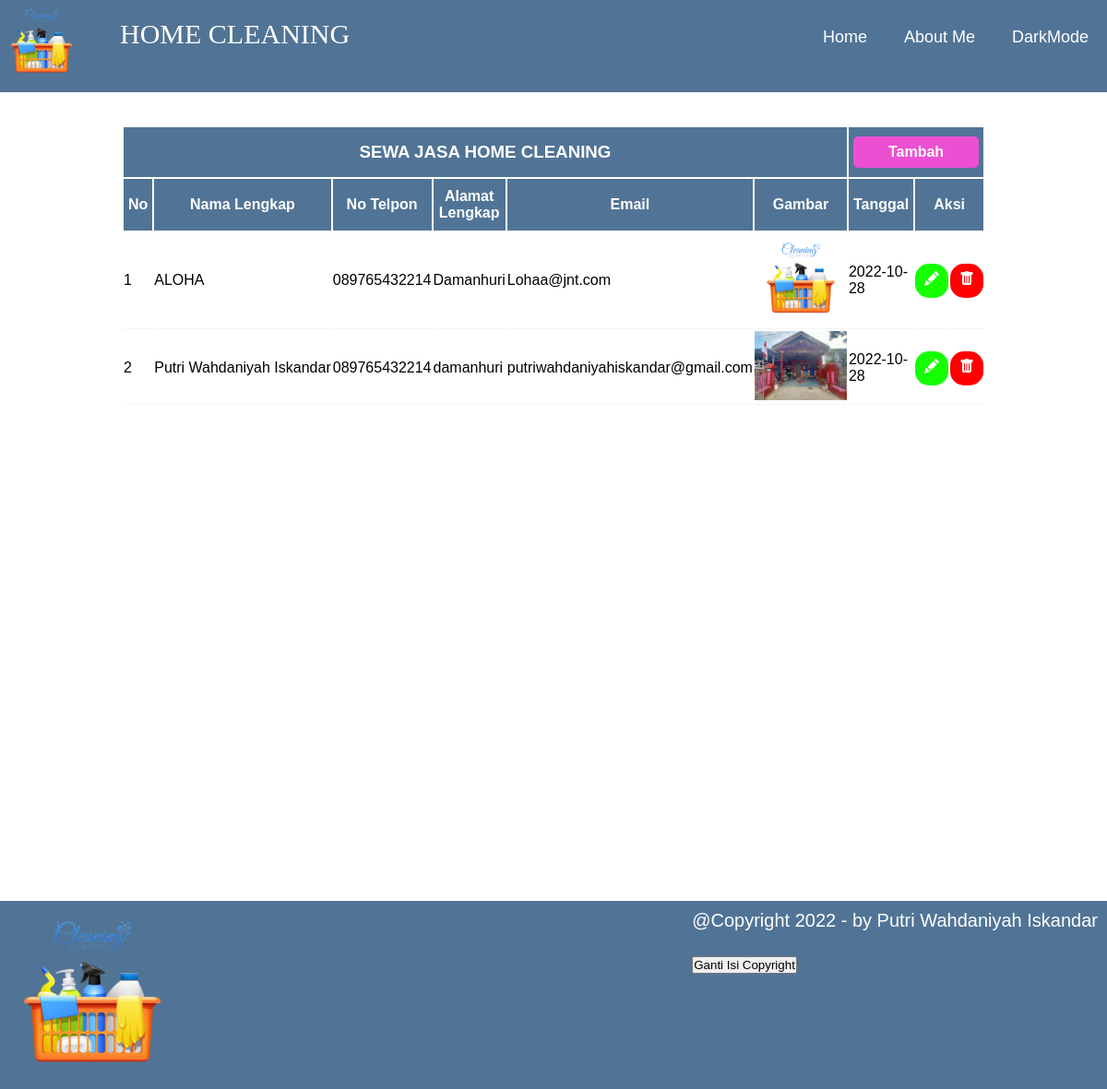
The page / on the database its author committed.
### tables this page shows
CREATE TABLE `cleaning` (
  `Id_gambar` int(64) NOT NULL,
  `id` int(64) NOT NULL,
  `nama_gambar` varchar(64) NOT NULL,
  `file` varchar(64) NOT NULL,
  `tanggal` date NOT NULL
);

CREATE TABLE `pendaftar` (
  `id` int(64) NOT NULL,
  `nama` varchar(64) NOT NULL,
  `telpon` varchar(64) NOT NULL,
  `alamat` varchar(64) NOT NULL,
  `email` varchar(64) NOT NULL
);

### index.php (the view, shortened to what this page needs)
<!DOCTYPE html>
<html lang="en">
<head>
    <link rel="stylesheet" href="style3.css">
</head>
<body>
<div class="header">
        <img src="images/logo.png" alt="" height="90%">
        <div class="header-logo">HOME CLEANING </div>
        <div class="header-list">
            <ul>
                <li class="Mode"> DarkMode</li>
                <li> <a href="About.php"
                    style="text-decoration:none;"> About Me</a></li>
                <li><a href="http://localhost/Posttest6/Posttest6.php"
                    style="text-decoration:none ;">Home</a></li>
            </ul>
        </div>
    </div>
    <div class="list-table center" style="overflow-x: auto;">
   <br><br>
        <table>
            <thead>
                <tr>
                    <th colspan="6" class="thead">
                        <h3 class="center">SEWA JASA HOME CLEANING</h3>
                    </th>
                    <th style="width: 20px;" colspan="3">
                        <a href="pendaftar.php" class="tambah">Tambah</a>
                    </th>
                </tr>
                <tr>
                    <th>No</th>
                    <th nowrap>Nama Lengkap</th>
                    <th>No Telpon</th>
                    <th>Alamat Lengkap</th>
                    <th>Email</th>
                    <th>Gambar</th>
                    <th>Tanggal</th>
                    <th colspan="2">Aksi</th>
                </tr>
            </thead>
            <tbody>
                <?php
                require "config.php";
                $query = mysqli_query($db, "SELECT * FROM pendaftar INNER JOIN cleaning ON pendaftar.id = cleaning.id_gambar");
                $i = 1;
                while ($row = mysqli_fetch_assoc($query)) {
                ?>
                    <tr>
                        <td><?= $i ?></td>
                        <td nowrap><?=$row['nama']?></td>
                        <td><?=$row['telpon']?></td>
                        <td><?=$row['alamat']?></td>
                        <td><?=$row['email']?></td>
                        <td><img src="images/<?=$row['file']?>" alt="" style="max-width:100px"></td>
                        <td><?=$row['tanggal']?></td>
                        <td class="edit">
                            <a href="edit.php?id=<?=$row['id']?>">
                            </a>
                        </td>
                        <td class="hapus">
                            <a href="hapus.php?id=<?=$row['id']?>">
                            </a>
                        </td>
                    </tr>
                <?php
                    $i++;
                }
                ?>
            </tbody>
        </table>
    </div>
    <br><br>
    <div class="footer">
        <img src="images/alat.png" alt="" width="200px">
        <div class="footer-logo"> @Copyright 2022 - by Putri Wahdaniyah Iskandar <br><br>
            <button id="ganti-copyreg">Ganti Isi Copyright</button>
        </div>
</body>
</html>

### style3.css (style rules this page uses)
* { margin: 0; padding: 0; font-family: Arial, Helvetica, sans-serif; }
.header { background-color: #517496; text-align: left; color: #fff; height: 100px; }
.header img { float: left; }
.header-logo { font-size: 30px; font-family: Georgia, 'Times New Roman', Times, serif; float: left; padding: 20px 40px; }
.header-list a { color: #fff; }
.Mode { cursor: pointer; }
.header-list li { float: right; list-style: none; font-size: 18px; padding: 30px 20px; }
thead tr { background-color: #517496; color: rgb(255, 255, 255); }
th { padding: 10px 5px; }
td { height: 40px; border-bottom: 1px solid rgb(245, 245, 245); }
table { width: 70%; }
table a { padding: 10px; border-radius: 15px; }
.list-table { margin: 0 10px; display: flex; flex-direction: column; }
.center { display: flex; justify-content: center; align-items: center; }
.tambah { text-decoration: none; padding: 8px 5px; border-radius: 5px; background-color: rgb(236, 79, 210); color: white; display: flex; justify-content: center; }
.edit a { background-color: rgb(21, 255, 0); color: white; }
.hapus a { background-color: red; color: white; }
.footer { background-color: #517496; color: #fff; margin-top: 500px; }
.footer-logo { font-size: 20px; float: right; padding: 10px 10px; }

### rows shown on the page
cleaning: id.nama "ALOHA", id.telpon "089765432214", id.alamat "Damanhuri", id.email "Lohaa@jnt.com", file (picture), tanggal "2022-10-28"
cleaning: id.nama "Putri Wahdaniyah Iskandar", id.telpon "089765432214", id.alamat "damanhuri", id.email "putriwahdaniyahiskandar@gmail.com", file (picture), tanggal "2022-10-28"
